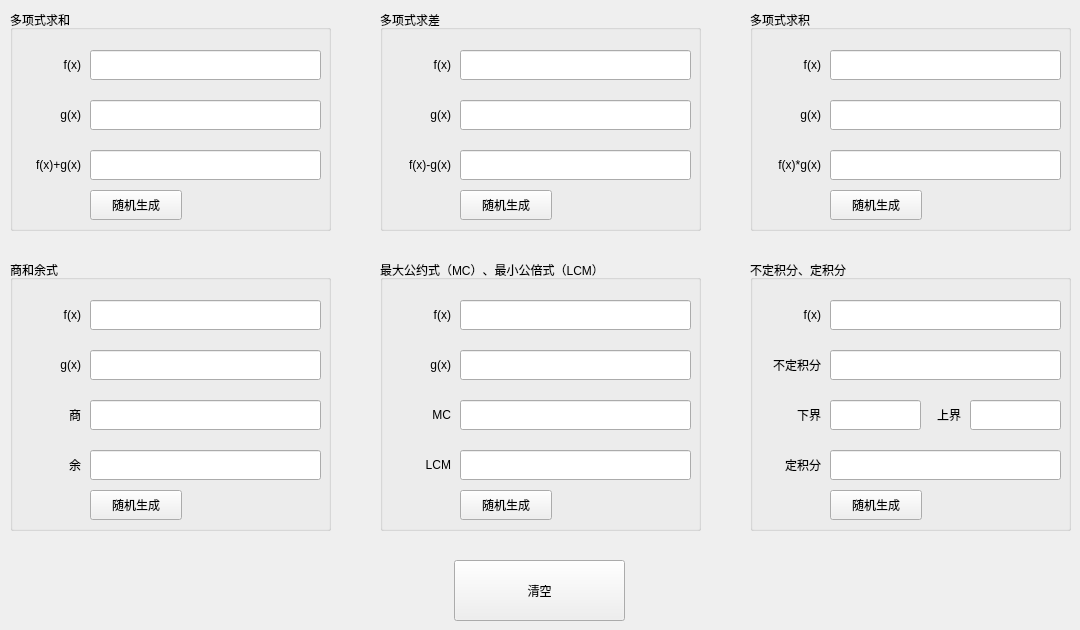
    <widget class="QWidget" name="tab">
     <attribute name="title">
      <string>实验一</string>
     </attribute>
     <widget class="QGroupBox" name="groupBox">
      <property name="geometry">
       <rect>
        <x>10</x>
        <y>10</y>
        <width>321</width>
        <height>221</height>
       </rect>
      </property>
      <property name="title">
       <string>多项式求和</string>
      </property>
      <widget class="QPushButton" name="pushButton">
       <property name="geometry">
        <rect>
         <x>80</x>
         <y>180</y>
         <width>92</width>
         <height>30</height>
        </rect>
       </property>
       <property name="text">
        <string>随机生成</string>
       </property>
      </widget>
      <widget class="QLineEdit" name="lineEdit_3">
       <property name="geometry">
        <rect>
         <x>80</x>
         <y>140</y>
         <width>231</width>
         <height>30</height>
        </rect>
       </property>
       <property name="text">
        <string/>
       </property>
       <property name="readOnly">
        <bool>true</bool>
       </property>
      </widget>
      <widget class="QLineEdit" name="lineEdit_2">
       <property name="geometry">
        <rect>
         <x>80</x>
         <y>90</y>
         <width>231</width>
         <height>30</height>
        </rect>
       </property>
       <property name="text">
        <string/>
       </property>
       <property name="readOnly">
        <bool>true</bool>
       </property>
      </widget>
      <widget class="QLineEdit" name="lineEdit">
       <property name="geometry">
        <rect>
         <x>80</x>
         <y>40</y>
         <width>231</width>
         <height>30</height>
        </rect>
       </property>
       <property name="inputMask">
        <string/>
       </property>
       <property name="text">
        <string/>
       </property>
       <property name="readOnly">
        <bool>true</bool>
       </property>
      </widget>
      <widget class="QLabel" name="label">
       <property name="geometry">
        <rect>
         <x>10</x>
         <y>40</y>
         <width>61</width>
         <height>31</height>
        </rect>
       </property>
       <property name="text">
        <string>f(x)</string>
       </property>
       <property name="textFormat">
        <enum>Qt::RichText</enum>
       </property>
       <property name="alignment">
        <set>Qt::AlignRight|Qt::AlignTrailing|Qt::AlignVCenter</set>
       </property>
      </widget>
      <widget class="QLabel" name="label_2">
       <property name="geometry">
        <rect>
         <x>10</x>
         <y>90</y>
         <width>61</width>
         <height>31</height>
        </rect>
       </property>
       <property name="text">
        <string>g(x)</string>
       </property>
       <property name="textFormat">
        <enum>Qt::RichText</enum>
       </property>
       <property name="alignment">
        <set>Qt::AlignRight|Qt::AlignTrailing|Qt::AlignVCenter</set>
       </property>
      </widget>
      <widget class="QLabel" name="label_3">
       <property name="geometry">
        <rect>
         <x>10</x>
         <y>140</y>
         <width>61</width>
         <height>31</height>
        </rect>
       </property>
       <property name="text">
        <string>f(x)+g(x)</string>
       </property>
       <property name="textFormat">
        <enum>Qt::RichText</enum>
       </property>
       <property name="alignment">
        <set>Qt::AlignRight|Qt::AlignTrailing|Qt::AlignVCenter</set>
       </property>
      </widget>
     </widget>
     <widget class="QGroupBox" name="groupBox_2">
      <property name="geometry">
       <rect>
        <x>380</x>
        <y>10</y>
        <width>321</width>
        <height>221</height>
       </rect>
      </property>
      <property name="title">
       <string>多项式求差</string>
      </property>
      <widget class="QPushButton" name="pushButton_2">
       <property name="geometry">
        <rect>
         <x>80</x>
         <y>180</y>
         <width>92</width>
         <height>30</height>
        </rect>
       </property>
       <property name="text">
        <string>随机生成</string>
       </property>
      </widget>
      <widget class="QLineEdit" name="lineEdit_4">
       <property name="geometry">
        <rect>
         <x>80</x>
         <y>140</y>
         <width>231</width>
         <height>30</height>
        </rect>
       </property>
       <property name="text">
        <string/>
       </property>
       <property name="readOnly">
        <bool>true</bool>
       </property>
      </widget>
      <widget class="QLineEdit" name="lineEdit_5">
       <property name="geometry">
        <rect>
         <x>80</x>
         <y>90</y>
         <width>231</width>
         <height>30</height>
        </rect>
       </property>
       <property name="text">
        <string/>
       </property>
       <property name="readOnly">
        <bool>true</bool>
       </property>
      </widget>
      <widget class="QLineEdit" name="lineEdit_6">
       <property name="geometry">
        <rect>
         <x>80</x>
         <y>40</y>
         <width>231</width>
         <height>30</height>
        </rect>
       </property>
       <property name="text">
        <string/>
       </property>
       <property name="readOnly">
        <bool>true</bool>
       </property>
      </widget>
      <widget class="QLabel" name="label_4">
       <property name="geometry">
        <rect>
         <x>10</x>
         <y>40</y>
         <width>61</width>
         <height>31</height>
        </rect>
       </property>
       <property name="text">
        <string>f(x)</string>
       </property>
       <property name="textFormat">
        <enum>Qt::RichText</enum>
       </property>
       <property name="alignment">
        <set>Qt::AlignRight|Qt::AlignTrailing|Qt::AlignVCenter</set>
       </property>
      </widget>
      <widget class="QLabel" name="label_5">
       <property name="geometry">
        <rect>
         <x>10</x>
         <y>90</y>
         <width>61</width>
         <height>31</height>
        </rect>
       </property>
       <property name="text">
        <string>g(x)</string>
       </property>
       <property name="textFormat">
        <enum>Qt::RichText</enum>
       </property>
       <property name="alignment">
        <set>Qt::AlignRight|Qt::AlignTrailing|Qt::AlignVCenter</set>
       </property>
      </widget>
      <widget class="QLabel" name="label_6">
       <property name="geometry">
        <rect>
         <x>10</x>
         <y>140</y>
         <width>61</width>
         <height>31</height>
        </rect>
       </property>
       <property name="text">
        <string>f(x)-g(x)</string>
       </property>
       <property name="textFormat">
        <enum>Qt::RichText</enum>
       </property>
       <property name="alignment">
        <set>Qt::AlignRight|Qt::AlignTrailing|Qt::AlignVCenter</set>
       </property>
      </widget>
     </widget>
     <widget class="QGroupBox" name="groupBox_3">
      <property name="geometry">
       <rect>
        <x>750</x>
        <y>10</y>
        <width>321</width>
        <height>221</height>
       </rect>
      </property>
      <property name="title">
       <string>多项式求积</string>
      </property>
      <widget class="QPushButton" name="pushButton_3">
       <property name="geometry">
        <rect>
         <x>80</x>
         <y>180</y>
         <width>92</width>
         <height>30</height>
        </rect>
       </property>
       <property name="text">
        <string>随机生成</string>
       </property>
      </widget>
      <widget class="QLineEdit" name="lineEdit_7">
       <property name="geometry">
        <rect>
         <x>80</x>
         <y>140</y>
         <width>231</width>
         <height>30</height>
        </rect>
       </property>
       <property name="text">
        <string/>
       </property>
       <property name="readOnly">
        <bool>true</bool>
       </property>
      </widget>
      <widget class="QLineEdit" name="lineEdit_8">
       <property name="geometry">
        <rect>
         <x>80</x>
         <y>90</y>
         <width>231</width>
         <height>30</height>
        </rect>
       </property>
       <property name="text">
        <string/>
       </property>
       <property name="readOnly">
        <bool>true</bool>
       </property>
      </widget>
      <widget class="QLineEdit" name="lineEdit_9">
       <property name="geometry">
        <rect>
         <x>80</x>
         <y>40</y>
         <width>231</width>
         <height>30</height>
        </rect>
       </property>
       <property name="text">
        <string/>
       </property>
       <property name="readOnly">
        <bool>true</bool>
       </property>
      </widget>
      <widget class="QLabel" name="label_7">
       <property name="geometry">
        <rect>
         <x>10</x>
         <y>40</y>
         <width>61</width>
         <height>31</height>
        </rect>
       </property>
       <property name="text">
        <string>f(x)</string>
       </property>
       <property name="textFormat">
        <enum>Qt::RichText</enum>
       </property>
       <property name="alignment">
        <set>Qt::AlignRight|Qt::AlignTrailing|Qt::AlignVCenter</set>
       </property>
      </widget>
      <widget class="QLabel" name="label_8">
       <property name="geometry">
        <rect>
         <x>10</x>
         <y>90</y>
         <width>61</width>
         <height>31</height>
        </rect>
       </property>
       <property name="text">
        <string>g(x)</string>
       </property>
       <property name="textFormat">
        <enum>Qt::RichText</enum>
       </property>
       <property name="alignment">
        <set>Qt::AlignRight|Qt::AlignTrailing|Qt::AlignVCenter</set>
       </property>
      </widget>
      <widget class="QLabel" name="label_9">
       <property name="geometry">
        <rect>
         <x>10</x>
         <y>140</y>
         <width>61</width>
         <height>31</height>
        </rect>
       </property>
       <property name="text">
        <string>f(x)*g(x)</string>
       </property>
       <property name="textFormat">
        <enum>Qt::RichText</enum>
       </property>
       <property name="alignment">
        <set>Qt::AlignRight|Qt::AlignTrailing|Qt::AlignVCenter</set>
       </property>
      </widget>
     </widget>
     <widget class="QGroupBox" name="groupBox_4">
      <property name="geometry">
       <rect>
        <x>10</x>
        <y>260</y>
        <width>321</width>
        <height>271</height>
       </rect>
      </property>
      <property name="title">
       <string>商和余式</string>
      </property>
      <widget class="QPushButton" name="pushButton_4">
       <property name="geometry">
        <rect>
         <x>80</x>
         <y>230</y>
         <width>92</width>
         <height>30</height>
        </rect>
       </property>
       <property name="text">
        <string>随机生成</string>
       </property>
      </widget>
      <widget class="QLineEdit" name="lineEdit_10">
       <property name="geometry">
        <rect>
         <x>80</x>
         <y>140</y>
         <width>231</width>
         <height>30</height>
        </rect>
       </property>
       <property name="text">
        <string/>
       </property>
       <property name="readOnly">
        <bool>true</bool>
       </property>
      </widget>
      <widget class="QLineEdit" name="lineEdit_11">
       <property name="geometry">
        <rect>
         <x>80</x>
         <y>90</y>
         <width>231</width>
         <height>30</height>
        </rect>
       </property>
       <property name="text">
        <string/>
       </property>
       <property name="readOnly">
        <bool>true</bool>
       </property>
      </widget>
      <widget class="QLineEdit" name="lineEdit_12">
       <property name="geometry">
        <rect>
         <x>80</x>
         <y>40</y>
         <width>231</width>
         <height>30</height>
        </rect>
       </property>
       <property name="text">
        <string/>
       </property>
       <property name="readOnly">
        <bool>true</bool>
       </property>
      </widget>
      <widget class="QLabel" name="label_10">
       <property name="geometry">
        <rect>
         <x>10</x>
         <y>40</y>
         <width>61</width>
         <height>31</height>
        </rect>
       </property>
       <property name="text">
        <string>f(x)</string>
       </property>
       <property name="textFormat">
        <enum>Qt::RichText</enum>
       </property>
       <property name="alignment">
        <set>Qt::AlignRight|Qt::AlignTrailing|Qt::AlignVCenter</set>
       </property>
      </widget>
      <widget class="QLabel" name="label_11">
       <property name="geometry">
        <rect>
         <x>10</x>
         <y>90</y>
         <width>61</width>
         <height>31</height>
        </rect>
       </property>
       <property name="text">
        <string>g(x)</string>
       </property>
       <property name="textFormat">
        <enum>Qt::RichText</enum>
       </property>
       <property name="alignment">
        <set>Qt::AlignRight|Qt::AlignTrailing|Qt::AlignVCenter</set>
       </property>
      </widget>
      <widget class="QLabel" name="label_12">
       <property name="geometry">
        <rect>
         <x>10</x>
         <y>140</y>
         <width>61</width>
         <height>31</height>
        </rect>
       </property>
       <property name="text">
        <string>商</string>
       </property>
       <property name="textFormat">
        <enum>Qt::RichText</enum>
       </property>
       <property name="alignment">
        <set>Qt::AlignRight|Qt::AlignTrailing|Qt::AlignVCenter</set>
       </property>
      </widget>
      <widget class="QLineEdit" name="lineEdit_13">
       <property name="geometry">
        <rect>
         <x>80</x>
         <y>190</y>
         <width>231</width>
         <height>30</height>
        </rect>
       </property>
       <property name="text">
        <string/>
       </property>
       <property name="readOnly">
        <bool>true</bool>
       </property>
      </widget>
      <widget class="QLabel" name="label_13">
       <property name="geometry">
        <rect>
         <x>10</x>
         <y>190</y>
         <width>61</width>
         <height>31</height>
        </rect>
       </property>
       <property name="text">
        <string>余</string>
       </property>
       <property name="textFormat">
        <enum>Qt::RichText</enum>
       </property>
       <property name="alignment">
        <set>Qt::AlignRight|Qt::AlignTrailing|Qt::AlignVCenter</set>
       </property>
      </widget>
     </widget>
     <widget class="QGroupBox" name="groupBox_5">
      <property name="geometry">
       <rect>
        <x>380</x>
        <y>260</y>
        <width>321</width>
        <height>271</height>
       </rect>
      </property>
      <property name="title">
       <string>最大公约式（MC）、最小公倍式（LCM）</string>
      </property>
      <widget class="QPushButton" name="pushButton_5">
       <property name="geometry">
        <rect>
         <x>80</x>
         <y>230</y>
         <width>92</width>
         <height>30</height>
        </rect>
       </property>
       <property name="text">
        <string>随机生成</string>
       </property>
      </widget>
      <widget class="QLineEdit" name="lineEdit_14">
       <property name="geometry">
        <rect>
         <x>80</x>
         <y>140</y>
         <width>231</width>
         <height>30</height>
        </rect>
       </property>
       <property name="text">
        <string/>
       </property>
       <property name="readOnly">
        <bool>true</bool>
       </property>
      </widget>
      <widget class="QLineEdit" name="lineEdit_15">
       <property name="geometry">
        <rect>
         <x>80</x>
         <y>90</y>
         <width>231</width>
         <height>30</height>
        </rect>
       </property>
       <property name="text">
        <string/>
       </property>
       <property name="readOnly">
        <bool>true</bool>
       </property>
      </widget>
      <widget class="QLineEdit" name="lineEdit_16">
       <property name="geometry">
        <rect>
         <x>80</x>
         <y>40</y>
         <width>231</width>
         <height>30</height>
        </rect>
       </property>
       <property name="text">
        <string/>
       </property>
       <property name="readOnly">
        <bool>true</bool>
       </property>
      </widget>
      <widget class="QLabel" name="label_14">
       <property name="geometry">
        <rect>
         <x>10</x>
         <y>40</y>
         <width>61</width>
         <height>31</height>
        </rect>
       </property>
       <property name="text">
        <string>f(x)</string>
       </property>
       <property name="textFormat">
        <enum>Qt::RichText</enum>
       </property>
       <property name="alignment">
        <set>Qt::AlignRight|Qt::AlignTrailing|Qt::AlignVCenter</set>
       </property>
      </widget>
      <widget class="QLabel" name="label_15">
       <property name="geometry">
        <rect>
         <x>10</x>
         <y>90</y>
         <width>61</width>
         <height>31</height>
        </rect>
       </property>
       <property name="text">
        <string>g(x)</string>
       </property>
       <property name="textFormat">
        <enum>Qt::RichText</enum>
       </property>
       <property name="alignment">
        <set>Qt::AlignRight|Qt::AlignTrailing|Qt::AlignVCenter</set>
       </property>
      </widget>
      <widget class="QLabel" name="label_16">
       <property name="geometry">
        <rect>
         <x>10</x>
         <y>140</y>
         <width>61</width>
         <height>31</height>
        </rect>
       </property>
       <property name="text">
        <string>MC</string>
       </property>
       <property name="textFormat">
        <enum>Qt::RichText</enum>
       </property>
       <property name="alignment">
        <set>Qt::AlignRight|Qt::AlignTrailing|Qt::AlignVCenter</set>
       </property>
      </widget>
      <widget class="QLineEdit" name="lineEdit_17">
       <property name="geometry">
        <rect>
         <x>80</x>
         <y>190</y>
         <width>231</width>
         <height>30</height>
        </rect>
       </property>
       <property name="text">
        <string/>
       </property>
       <property name="readOnly">
        <bool>true</bool>
       </property>
      </widget>
      <widget class="QLabel" name="label_17">
       <property name="geometry">
        <rect>
         <x>10</x>
         <y>190</y>
         <width>61</width>
         <height>31</height>
        </rect>
       </property>
       <property name="text">
        <string>LCM</string>
       </property>
       <property name="textFormat">
        <enum>Qt::RichText</enum>
       </property>
       <property name="alignment">
        <set>Qt::AlignRight|Qt::AlignTrailing|Qt::AlignVCenter</set>
       </property>
      </widget>
     </widget>
     <widget class="QGroupBox" name="groupBox_6">
      <property name="geometry">
       <rect>
        <x>750</x>
        <y>260</y>
        <width>321</width>
        <height>271</height>
       </rect>
      </property>
      <property name="title">
       <string>不定积分、定积分</string>
      </property>
      <widget class="QPushButton" name="pushButton_6">
       <property name="geometry">
        <rect>
         <x>80</x>
         <y>230</y>
         <width>92</width>
         <height>30</height>
        </rect>
       </property>
       <property name="text">
        <string>随机生成</string>
       </property>
      </widget>
      <widget class="QLineEdit" name="lineEdit_18">
       <property name="geometry">
        <rect>
         <x>80</x>
         <y>140</y>
         <width>91</width>
         <height>30</height>
        </rect>
       </property>
       <property name="text">
        <string/>
       </property>
       <property name="readOnly">
        <bool>true</bool>
       </property>
      </widget>
      <widget class="QLineEdit" name="lineEdit_19">
       <property name="geometry">
        <rect>
         <x>80</x>
         <y>90</y>
         <width>231</width>
         <height>30</height>
        </rect>
       </property>
       <property name="text">
        <string/>
       </property>
       <property name="readOnly">
        <bool>true</bool>
       </property>
      </widget>
      <widget class="QLineEdit" name="lineEdit_20">
       <property name="geometry">
        <rect>
         <x>80</x>
         <y>40</y>
         <width>231</width>
         <height>30</height>
        </rect>
       </property>
       <property name="text">
        <string/>
       </property>
       <property name="readOnly">
        <bool>true</bool>
       </property>
      </widget>
      <widget class="QLabel" name="label_18">
       <property name="geometry">
        <rect>
         <x>10</x>
         <y>40</y>
         <width>61</width>
         <height>31</height>
        </rect>
       </property>
       <property name="text">
        <string>f(x)</string>
       </property>
       <property name="textFormat">
        <enum>Qt::RichText</enum>
       </property>
       <property name="alignment">
        <set>Qt::AlignRight|Qt::AlignTrailing|Qt::AlignVCenter</set>
       </property>
      </widget>
      <widget class="QLabel" name="label_19">
       <property name="geometry">
        <rect>
         <x>0</x>
         <y>90</y>
         <width>71</width>
         <height>31</height>
        </rect>
       </property>
       <property name="text">
        <string>不定积分</string>
       </property>
       <property name="textFormat">
        <enum>Qt::RichText</enum>
       </property>
       <property name="alignment">
        <set>Qt::AlignRight|Qt::AlignTrailing|Qt::AlignVCenter</set>
       </property>
      </widget>
      <widget class="QLabel" name="label_20">
       <property name="geometry">
        <rect>
         <x>10</x>
         <y>140</y>
         <width>61</width>
         <height>31</height>
        </rect>
       </property>
       <property name="text">
        <string>下界</string>
       </property>
       <property name="textFormat">
        <enum>Qt::RichText</enum>
       </property>
       <property name="alignment">
        <set>Qt::AlignRight|Qt::AlignTrailing|Qt::AlignVCenter</set>
       </property>
      </widget>
      <widget class="QLineEdit" name="lineEdit_21">
       <property name="geometry">
        <rect>
         <x>80</x>
         <y>190</y>
         <width>231</width>
         <height>30</height>
        </rect>
       </property>
       <property name="text">
        <string/>
       </property>
       <property name="readOnly">
        <bool>true</bool>
       </property>
      </widget>
      <widget class="QLabel" name="label_21">
       <property name="geometry">
        <rect>
         <x>10</x>
         <y>190</y>
         <width>61</width>
         <height>31</height>
        </rect>
       </property>
       <property name="text">
        <string>定积分</string>
       </property>
       <property name="textFormat">
        <enum>Qt::RichText</enum>
       </property>
       <property name="alignment">
        <set>Qt::AlignRight|Qt::AlignTrailing|Qt::AlignVCenter</set>
       </property>
      </widget>
      <widget class="QLineEdit" name="lineEdit_22">
       <property name="geometry">
        <rect>
         <x>220</x>
         <y>140</y>
         <width>91</width>
         <height>30</height>
        </rect>
       </property>
       <property name="text">
        <string/>
       </property>
       <property name="readOnly">
        <bool>true</bool>
       </property>
      </widget>
      <widget class="QLabel" name="label_22">
       <property name="geometry">
        <rect>
         <x>170</x>
         <y>140</y>
         <width>41</width>
         <height>31</height>
        </rect>
       </property>
       <property name="text">
        <string>上界</string>
       </property>
       <property name="textFormat">
        <enum>Qt::RichText</enum>
       </property>
       <property name="alignment">
        <set>Qt::AlignRight|Qt::AlignTrailing|Qt::AlignVCenter</set>
       </property>
      </widget>
     </widget>
     <widget class="QPushButton" name="pushButton_7">
      <property name="geometry">
       <rect>
        <x>454</x>
        <y>560</y>
        <width>171</width>
        <height>61</height>
       </rect>
      </property>
      <property name="text">
       <string>清空</string>
      </property>
     </widget>
    </widget>
